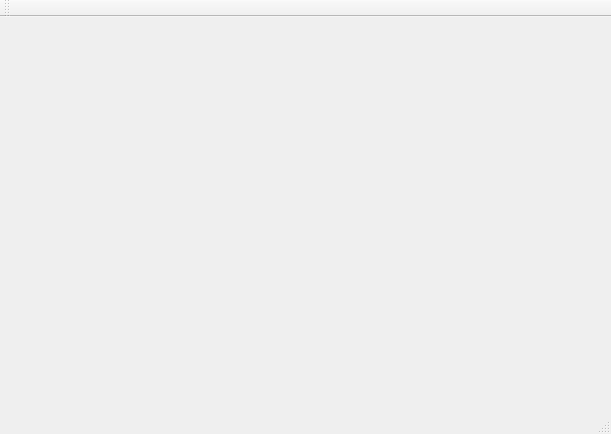
<?xml version="1.0" encoding="UTF-8"?>
<ui version="4.0">
 <class>MainWindow</class>
 <widget class="QMainWindow" name="MainWindow">
  <property name="geometry">
   <rect>
    <x>0</x>
    <y>0</y>
    <width>611</width>
    <height>434</height>
   </rect>
  </property>
  <property name="windowTitle">
   <string>MainWindow</string>
  </property>
  <widget class="QWidget" name="centralWidget">
   <widget class="WavePort" name="widget" native="true">
    <property name="geometry">
     <rect>
      <x>5</x>
      <y>30</y>
      <width>600</width>
      <height>140</height>
     </rect>
    </property>
   </widget>
   <widget class="WavePort" name="widget_2" native="true">
    <property name="geometry">
     <rect>
      <x>10</x>
      <y>190</y>
      <width>600</width>
      <height>140</height>
     </rect>
    </property>
   </widget>
  </widget>
  <widget class="QMenuBar" name="menuBar">
   <property name="geometry">
    <rect>
     <x>0</x>
     <y>0</y>
     <width>611</width>
     <height>26</height>
    </rect>
   </property>
  </widget>
  <widget class="QToolBar" name="mainToolBar">
   <attribute name="toolBarArea">
    <enum>TopToolBarArea</enum>
   </attribute>
   <attribute name="toolBarBreak">
    <bool>false</bool>
   </attribute>
  </widget>
  <widget class="QStatusBar" name="statusBar"/>
 </widget>
 <layoutdefault spacing="6" margin="11"/>
 <customwidgets>
  <customwidget>
   <class>WavePort</class>
   <extends>QWidget</extends>
   <header>waveport.hpp</header>
   <container>1</container>
  </customwidget>
 </customwidgets>
 <resources/>
 <connections/>
</ui>
